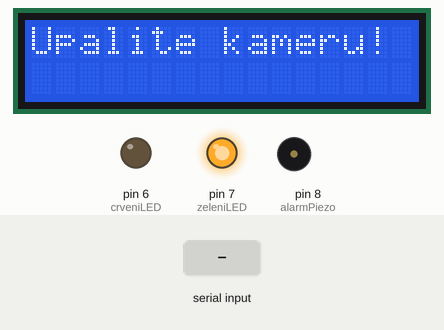
The sketch below on a simulated Arduino Uno, built with avr-gcc and run on an emulated ATmega328P. Shown: 16×2 character LCD, output pins drawn as LEDs (lit = HIGH), buzzer (waves = sounding, pin HIGH). Dashed ring = blinking. Inputs (shaded band) come from the test bench.

Above: at 1.2 s.
1.3 s: "pospan\n" received over Serial
At 1.46 s:
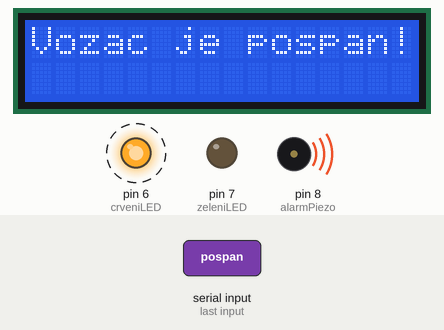
3.7 s: "budan\n" received over Serial
At 4.8 s:
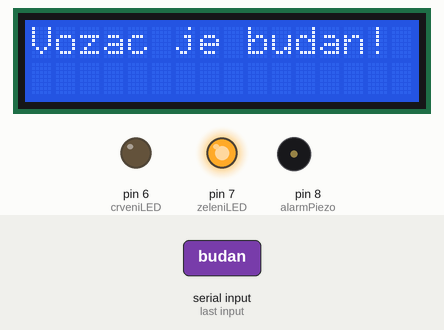
Timing chart, 0 to 6.7 s (numbered marks = the images above; inputs shaded):
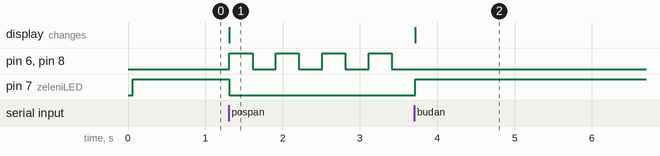

Measured:
- after the input at 1.3 s, pin 6 (crveniLED), pin 8 (alarmPiezo): alternates HIGH for 0.30 s and LOW for 0.30 s, starting at once; pin 7 (zeleniLED): HIGH → LOW at once; the display: changes at once (image 1)
- after the input at 3.7 s, pin 6 (crveniLED), pin 8 (alarmPiezo): stops changing and stays LOW; pin 7 (zeleniLED): LOW → HIGH at once; the display: changes at once (image 2)

The sketch:

arduino.ino
```cpp
#include <LiquidCrystal.h>

// Pokretanje LCD ekrana (RS, EN, D4, D5, D6, D7)
LiquidCrystal lcd(12, 11, 5, 4, 3, 2);

const int alarmPiezo = 8; // Alarm za kad je vozac pospan
const int crveniLED = 6; // Lampica kada je vozac pospan
const int zeleniLED = 7; // Lampica kada je vozac budan

String inputString = ""; // Pamti serial input koji salje Python skripta

void setup() {
  lcd.begin(16, 2); // 16x2 LCD
  Serial.begin(9600); // Port na slusa za informacije

  // Postavljanje pinova na output za lampice i piezo
  pinMode(crveniLED, OUTPUT);
  pinMode(zeleniLED, OUTPUT);
  pinMode(alarmPiezo, OUTPUT);

  lcd.print("Upalite kameru!"); // Defaultna poruka koja stoji prije nego sto se skripa upali ili se prepozna lice
  digitalWrite(zeleniLED, HIGH); // Pali zelenu lampicu
  digitalWrite(crveniLED, LOW); // Ostavlja crvenu lampicu ugasenom
}

void loop() {
  // Slusa da li je na portu ista dostupno
  if (Serial.available()) {
    inputString = Serial.readStringUntil('\n'); // Cita string

    inputString.trim(); // Brise prazna mjesta u stringu

    // Ukoliko je vozac pospan
    if (inputString == "pospan") {
      lcd.clear(); // Brise sta pise na ekranu trenutno
      lcd.print("Vozac je pospan!"); // Poruka korisniku / vozacu
      digitalWrite(zeleniLED, LOW); // Gasi zelenu lampicu
      pospaniAlarm(); // Pokrece funkciju da razbudi vozaca
    }
    // Ukoliko je vozac budan
    else if (inputString == "budan") {
      lcd.clear(); // Brise sta pise na ekranu trenutno
      lcd.print("Vozac je budan!"); // Poruka korisniku / vozacu
      digitalWrite(zeleniLED, HIGH); // Pokrece zelenu lampicu
      digitalWrite(crveniLED, LOW); //Gasi crvenu lampicu
    }
  }
}

void pospaniAlarm() {
  while(true) {
    // Ovaj dio je za blinkanje crvene lamice i alarma koji treba razbuditi vozaca
    digitalWrite(alarmPiezo, HIGH); // Proizvodi zvuk da razbudi vozaca
    digitalWrite(crveniLED, HIGH); // Pali lampicu
    delay(300); // Ceka 300ms
    digitalWrite(alarmPiezo, LOW); // Gasi zvuk
    digitalWrite(crveniLED, LOW); // Gasi lampcu
    delay(300); // Ceka 30ms ponovo

    // Isto kao ranije
    if (Serial.available()) {
    inputString = Serial.readStringUntil('\n');

    inputString.trim();

    // Ovo ce se pokrenuti ako se deketuje da se vozac probudio
    if (inputString == "budan") break;
    }
  }
  // Isto kao ranije
  lcd.clear();
  lcd.print("Vozac je budan!");
  digitalWrite(zeleniLED, HIGH);
  digitalWrite(crveniLED, LOW);
}
```
